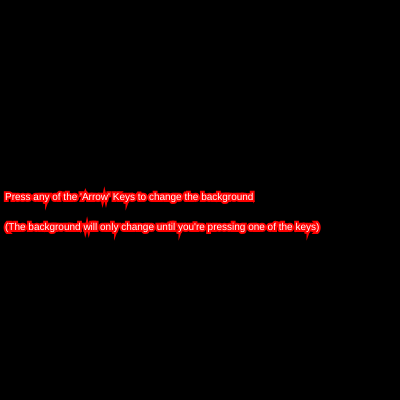
Frame 1 (no input)
Frame 60 (no input): identical to frame 1, image omitted
Frame 120 (the mouse pressed at the canvas centre since frame 60): identical to frame 1, image omitted

The p5.js sketch that drew this single still picture (run headless with seeded random() and noise() and a simulated clock; from frame 60 on, the mouse is pressed at the canvas centre):

// p5.js sketch
// ── sketch.js

function setup() {
  createCanvas(400,400);
}

function draw() {
  background("Black");

  if (background ("Black")){
    fill ("White");
    textSize (10);
  
    stroke ("red");
    strokeWeight (4);

    text ("Press any of the 'Arrow' Keys to change the background", 5, 200);
    text ("(The background will only change until you're pressing one of the keys)", 5, 230);

    backgroundFunctions (); 
  }
}

function backgroundFunctions (){
  if (keyIsDown(DOWN_ARROW)){
    background ("Yellow");
  }

  if (keyIsDown(UP_ARROW)){
    background ("Blue");
  }

  if (keyIsDown (LEFT_ARROW)) {
    background ("Green")
  }

  if (keyIsDown (RIGHT_ARROW)){
    background ("Red");
  }
}
